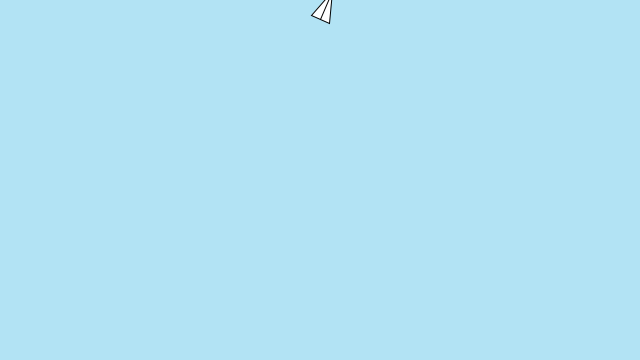
Frame 1 (no input)
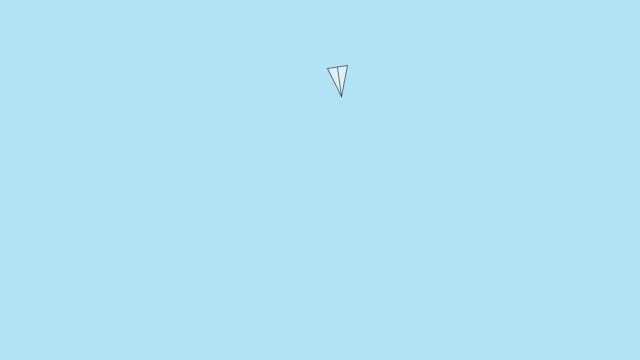
Frame 60 (the mouse pressed at the canvas centre just before this capture)
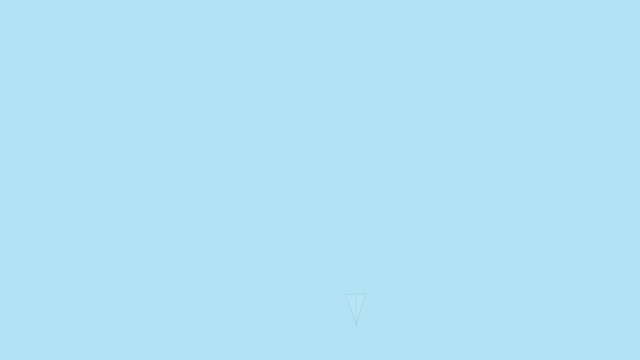
Frame 120 (the mouse held since frame 60 and released just before this capture)

The Processing sketch that drew these frames (run headless with seeded random() and noise(); from frame 60 on, the mouse is pressed at the canvas centre):

// Processing sketch: exer_4_2
// ── exer_4_2.pde
/* Rilla's solution to exercise 4.2 in Daniel Shiffman's The Nature of Code, 
based heavily on Shiffman's example 4.1 code.

Exercise 4.2
Add angular velocity (rotation) to the particle. Create your own non-circle particle design. */


Particle p;

void setup() {
  size(640,360);
  p = new Particle(new PVector(width/2,20));
  background(178, 227, 244);
  smooth();
}

void draw() {
  background(178, 227, 244);
  
  p.run();
  if (p.isDead()) {
    p = new Particle(new PVector(width/2,20));
  }
}
// ── Particle.pde
// A simple Particle class

class Particle {
  PVector position;
  PVector velocity;
  PVector acceleration;
  float aAcceleration;
  float lifespan;
  
  float pLen;

  Particle(PVector l) {
    acceleration = new PVector(0, 0.05);
    velocity = new PVector(random(-1, 1), random(-1, 0));
    position = l.get();
    lifespan = 255.0;
    pLen = 10;
  }

  void run() {
    applyForce();
    update();
    display();
  }
  
  void applyForce() {
  // stuff goes here 
  }

  // Method to update position
  void update() {
    velocity.add(acceleration);
    position.add(velocity);
    lifespan -= 2.0;
  }

  // Method to display
  void display() {
    stroke(0, lifespan);
    strokeWeight(1);
    fill(255, lifespan);
    pushMatrix();
    // translate to pos x & y to make drawing easier
    translate(position.x, position.y);
    
    // rotate to velocity.heading angle
    rotate(velocity.heading());
    
    triangle(0, -pLen, 0, pLen, pLen*3, 0);
    line(0, 0, pLen*3, 0);

    popMatrix();
    
  }

  // Is the particle still "alive" based on lifespan
  boolean isDead() {
    if (lifespan < 0.0) {
      return true;
    } 
    else {
      return false;
    }
  }
}
